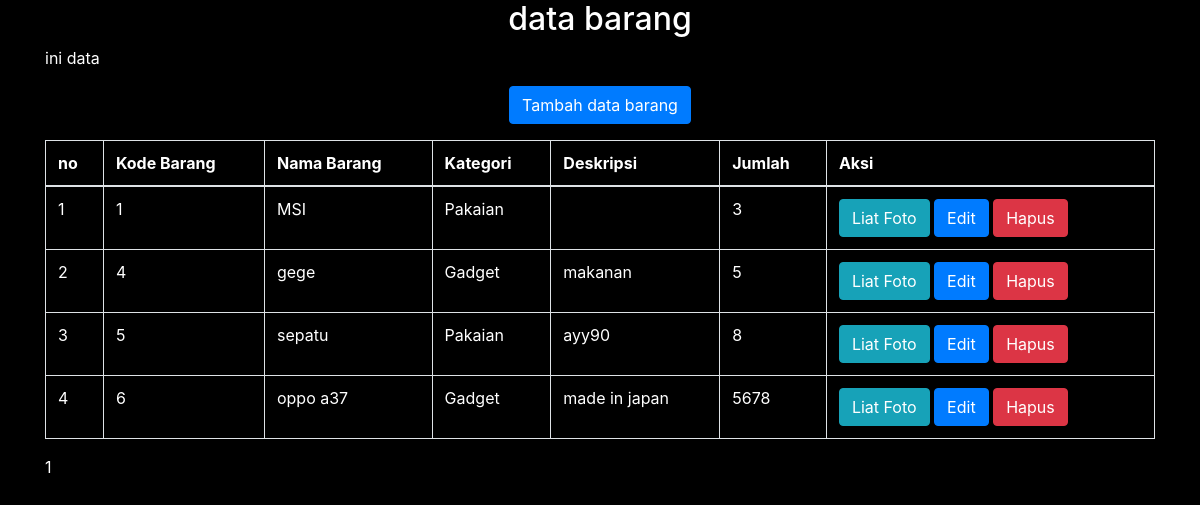
The page /penjualanAr/index.php on the database its author committed.
### tables this page shows
CREATE TABLE IF NOT EXISTS `barang` (
  `kd_barang` int(11) NOT NULL,
  `nama` varchar(50) NOT NULL,
  `id_kategori` varchar(10) NOT NULL,
  `deskripsi` text NOT NULL,
  `jumlah` int(11) NOT NULL,
  `tanggal_masuk` date NOT NULL,
  `harga_jual` double NOT NULL,
  `foto` text NOT NULL
);

CREATE TABLE IF NOT EXISTS `kategori` (
  `id_kategori` int(11) NOT NULL,
  `nama_kategori` varchar(50) NOT NULL
);

### penjualanAr/index.php (the view, shortened to what this page needs)
<head>
<link rel="stylesheet" type"text/css" href="css/bootstrap.css">
<link rel="stylesheet" type="text/css" href="style.css">
</head>
<body>
<div class="container">
	<center><h2>data barang</h2></center>
	<p> ini data
		<a href=tambah.php>
		<center><button type = "button" class ="btn btn-primary"> Tambah data barang</button></center>
		</a>
		</p>
		<table class="table table-bordered">
			<thead>
				<tr>
					<th>no</th>
					<th>Kode Barang</th>
					<th> Nama Barang </th>
					<th>Kategori</th>
					<th>Deskripsi</th>
					<th>Jumlah</th>
					<th>Aksi</th>
				</tr>
				</thead>
<?php
	$batas=5;
	$halaman= @$_GET['halaman'];
	if(empty($halaman)){
		$posisi = 0;
		$halaman = 1;
	}
	else{
		$posisi = ($halaman-1) * $batas;
	}
include"conf/koneksi.php";
	$show=mysqli_query($con,"select * from barang LIMIT $posisi,$batas");
	$no=1 +$posisi;
	while($r=mysqli_fetch_array($show)){
		echo"	<tr><td>$no</td>
				<td>$r[kd_barang]</td>
				<td>$r[nama]</td>";
				$datakategori=mysqli_query($con,"select * from kategori where id_kategori='$r[id_kategori]'");
				$r2=mysqli_fetch_array($datakategori);
		echo"	<td>$r2[nama_kategori]</td>
				<td>$r[deskripsi]</td>
				<td>$r[jumlah]</td>
				<td>";
				?>
				<a href=<?php echo 'view.php?id=', $r["kd_barang"]?>>
				<button type='button' class='btn btn-info'>Liat Foto</button>
				</a>
				<a href=<?php echo 'edit.php?id=', $r["kd_barang"]?>>
				<button type='button' class='btn btn-primary'>Edit</button>
				</a>
				<a href=<?php echo 'delete.php?id=', $r["kd_barang"]?>>
				<button type='button' class='btn btn-danger'>Hapus</button>
				</a>
							<?php
						$no++;
					}
?>
  </table>
  <?php
	$query2		= mysqli_query($con, "select * from barang");
	$jmldata	= mysqli_num_rows($query2);
	$jmlhalaman	= ceil($jmldata/$batas);
	?>
  <nav aria-label="Page navigation example">
  <ul class="pagination">
  <?php
	for($i=1;$i<=$jmlhalaman;$i++)
		if($i != $halaman){
			echo "<li class='page-item'><a class='page-link' href=\"index.php?halaman=$i\">$i</a></li>";
		}
		else{
			echo " <li class='page-item'>$i</li> ";
		}
	?>
  </ul>
</nav>
			</div>
		</body>
		</html>

### rows shown on the page
barang: kd_barang "1", nama "MSI", id_kategori.nama_kategori "Pakaian", jumlah "3"
barang: kd_barang "4", nama "gege", id_kategori.nama_kategori "Gadget", deskripsi "makanan", jumlah "5"
barang: kd_barang "5", nama "sepatu", id_kategori.nama_kategori "Pakaian", deskripsi "ayy90", jumlah "8"
barang: kd_barang "6", nama "oppo a37", id_kategori.nama_kategori "Gadget", deskripsi "made in japan", jumlah "5678"
